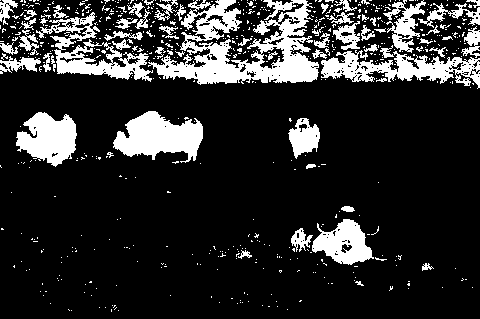
//> input picture Computer_Vision/week4_실습프로그램_22/binary.bmp, 480 x 319 px
$ ./w_4_4_morpho_1   (built with g++ and OpenCV 4)
//> lines starting //> are read from the running program, lines starting //| are printed output that depends on the picture; after the words box and inside, x2 and y2 are one past the last pixel; in counts of white or black regions, pixels touching at a corner belong together
#include "opencv2/opencv.hpp"

using namespace cv;

int main() {
	cv::Mat  image = cv::imread("D:/CV_EXER/binary.bmp");
//> image is the input picture: 319 rows x 480 cols, CV_8UC3; 17.9% white; 653 white regions (591 under 20 px), largest, box (x1, y1, x2, y2) and area: (148, 0, 319, 85) 6792, (113, 111, 203, 163) 2862, (321, 50, 480, 89) 2815
	cv::imshow("Binary", image);
	cv::waitKey(0);

	cv::Mat  eroded;
	cv::erode(image, eroded, cv::Mat());
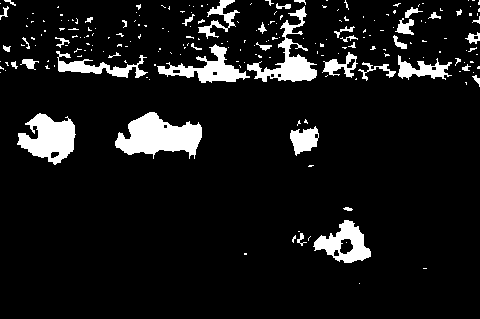
//> eroded: 319 rows x 480 cols, CV_8UC3; 8.9% white; 213 white regions (171 under 20 px), largest, box (x1, y1, x2, y2) and area: (115, 112, 202, 159) 2451, (17, 113, 76, 165) 1829, (247, 6, 317, 82) 1514
	//cv::erode(image, eroded, cv::Mat(), cv::Point(-1, -1), 3);
		cv::Mat  dilated;
	cv::dilate(image, dilated, cv::Mat());
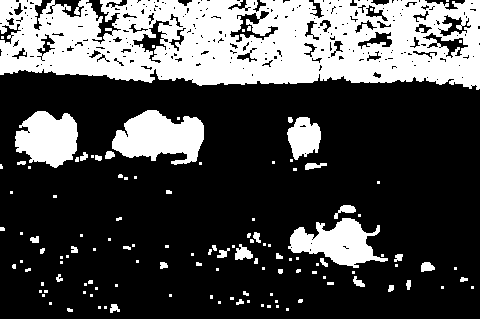
//> dilated: 319 rows x 480 cols, CV_8UC3; 29.2% white; 124 white regions (85 under 20 px), largest, box (x1, y1, x2, y2) and area: (0, 0, 480, 90) 32599, (112, 110, 204, 165) 3349, (288, 218, 388, 268) 2612
	//영상을 세 번 침식/팽창시켜 결과를 볼 것
	cv::imshow("Erode", eroded);
	cv::waitKey(0);
	cv::imshow("Dilate", dilated);
	cv::waitKey(0);
	//열기, 닫기도 실습해 볼 것
	//열기
	//닫기

	return 0;
}
